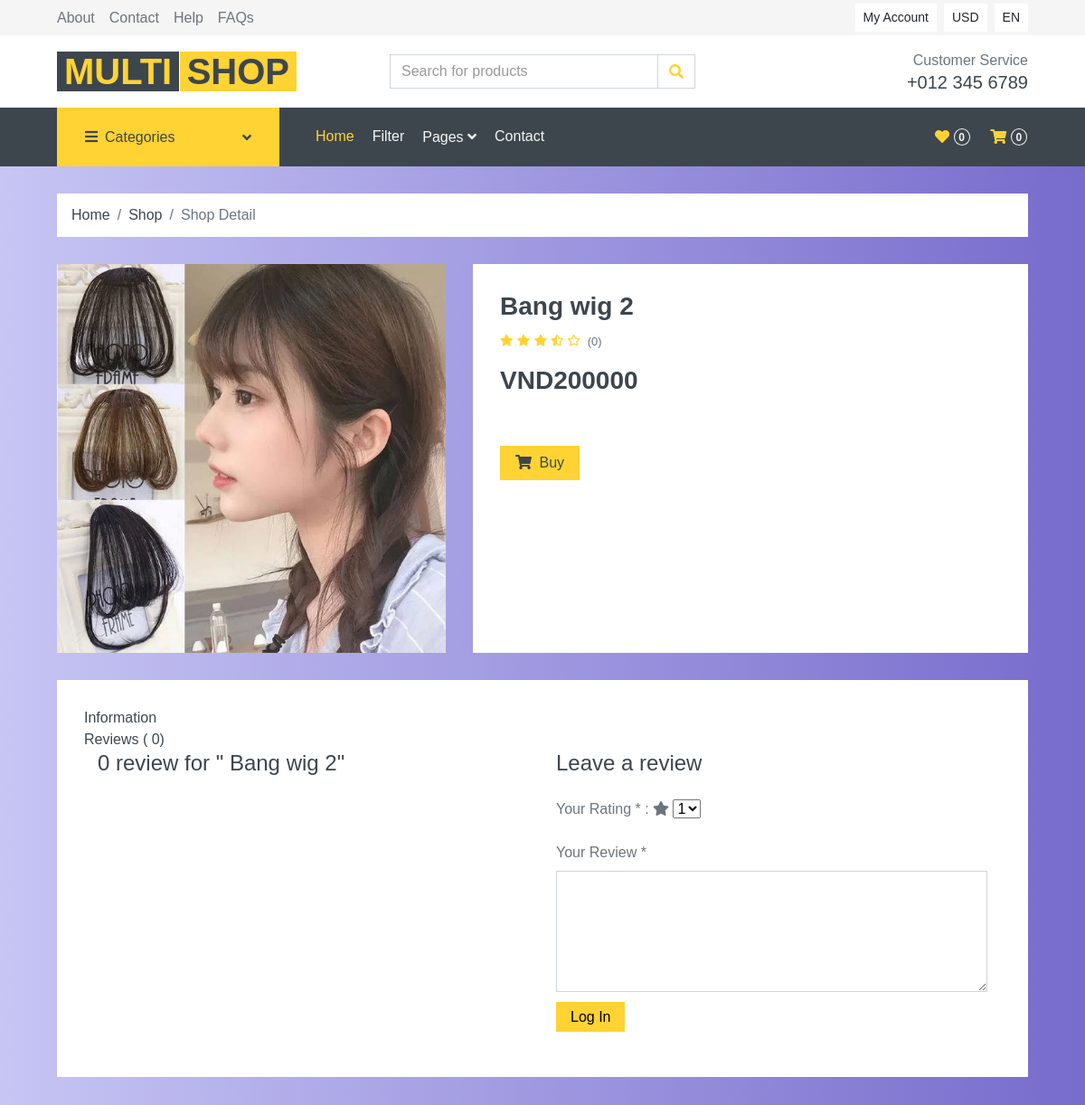
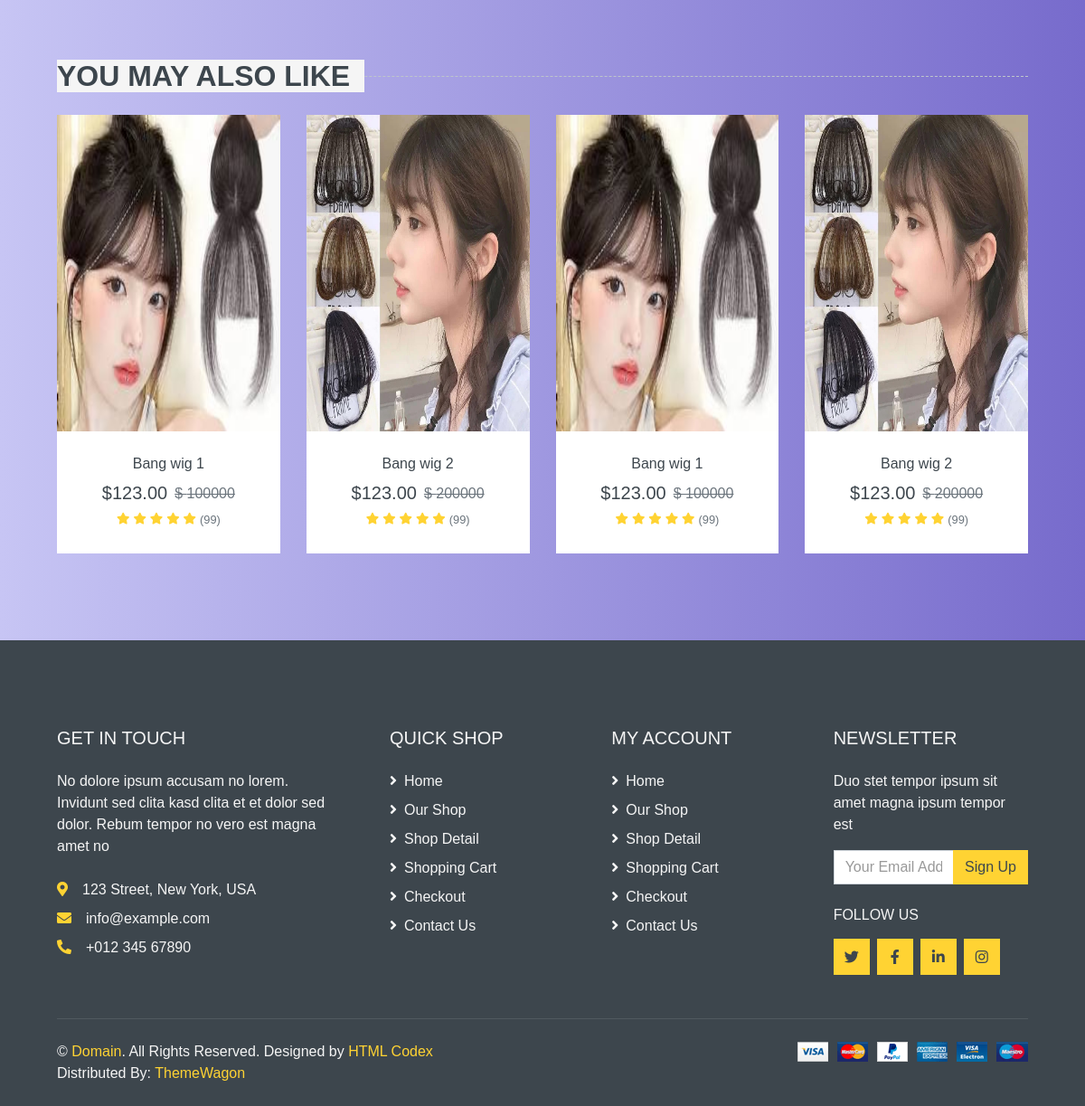
Screenshot of /detail.php?idProduct=2 with the database file from the repository (2 pictures, top to bottom).
### tables this page shows
CREATE TABLE `product` (
  `id` int(11) NOT NULL,
  `name` varchar(50) NOT NULL,
  `image` text NOT NULL,
  `color` varchar(10) NOT NULL,
  `price` float NOT NULL,
  `category` varchar(20) NOT NULL,
  `date` datetime NOT NULL,
  `infomation` text NOT NULL,
  `star` float NOT NULL,
  `number_sell` int(11) NOT NULL
);

### detail.php (the view, shortened to what the rows shown need)
<!DOCTYPE html>
<html lang="en">
<head>
    <link href="https://cdnjs.cloudflare.com/ajax/libs/font-awesome/5.10.0/css/all.min.css" rel="stylesheet">
    <link href="lib/animate/animate.min.css" rel="stylesheet">
    <link href="lib/owlcarousel/assets/owl.carousel.min.css" rel="stylesheet">
    <link href="css/style.css" rel="stylesheet">
    <link rel="stylesheet" href="css/menu.css">
</head>
<body>
    <?php
    include('control.php');
    ?>
    <?php include('menu.php') ?>
    <?php
    $idProduct = $_GET['idProduct'];
    $getProduct = $getdata->get_product($idProduct);
    foreach ($getProduct as $getpro)
    ?>
    <div class="container-fluid pb-5">
        <div class="row px-xl-5">
            <div class="col-lg-5 mb-30">
                <div id="product-carousel" class="carousel slide" data-ride="carousel">
                    <div class="carousel-inner bg-light">
                        <div class="carousel-item active">
                            <img class="w-100 h-100"
                                src="bs-advance-admin/advance-admin/img/<?php echo $getpro['image'] ?>" alt="Image">
                        </div>
                    </div>
                </div>
            </div>
            <div class="col-lg-7 h-auto mb-30">
                <div class="h-100 bg-light p-30">
                    <h3>
                        <?php echo $getpro['name'] ?>
                    </h3>
                    <div class="d-flex mb-3">
                        <div class="text-primary mr-2">
                            <small class="fas fa-star"></small>
                            <small class="fas fa-star"></small>
                            <small class="fas fa-star"></small>
                            <small class="fas fa-star-half-alt"></small>
                            <small class="far fa-star"></small>
                        </div>
                        <small class="pt-1">(<?php echo $getpro['number_sell'] ?>)</small>
                    </div>
                    <h3 class="font-weight-semi-bold mb-4">VND<?php echo $getpro['price'] ?></h3>
                    <form action="" method="post">
                        <div class="d-flex align-items-center mb-4 pt-2">
                        </div>
                    </form>
                </div>
            </div>
        </div>
        <div class="row px-xl-5">
            <div class="col">
                <div class="bg-light p-30">
                    <div class="mb-4">
                        <div>
                            <?php
                            $selectReview = $getdata->sereview($idProduct);
                            $row = mysqli_num_rows($selectReview);
                            ?>
                            <div class="tab-pane tab-content">
                                <div style="display: flex;">
                                    <div class="col-md-6">
                                        <h4 class="mb-4">
                                            <?php echo $row ?> review for "
                                            <?php echo $getpro['name'] ?>"
                                        </h4>
                                    </div>
                                </div>
                            </div>
                        </div>
                    </div>
                </div>
            </div>
        </div>
    </div>
    <div class="container-fluid py-5">
        <h2 class="section-title position-relative text-uppercase mx-xl-5 mb-4">
            <span class="bg-secondary pr-3">You May Also Like</span>
        </h2>
        <div class="row px-xl-5">
            <div class="col">
                <div class="owl-carousel related-carousel">
                    <?php
                    $getcategory = $getdata->getcategory($_GET['idProduct']);
                    foreach ($getcategory as $category)
                        $select_product_may_like = $getdata->select5category($category['category']);
                    foreach ($select_product_may_like as $product_may_like) {
                        ?>
                        <div class="product-item bg-light">
                            <div class="product-img position-relative overflow-hidden">
                                <img class="img-fluid w-100" style="height: 350px"
                                    src="bs-advance-admin/advance-admin/img/<?php echo $product_may_like['image'] ?>"
                                    alt="Image">
                                <div class="product-action">
                                </div>
                            </div>
                            <div class="text-center py-4">
                                <a class="h6 text-decoration-none text-truncate" href="">
                                    <?php echo $product_may_like['name'] ?>
                                </a>
                                <div class="d-flex align-items-center justify-content-center mt-2">
                                    <h5>$123.00</h5>
                                    <h6 class="text-muted ml-2"><del>$
                                            <?php echo $product_may_like['price'] ?>
                                        </del></h6>
                                </div>
                                <div class="d-flex align-items-center justify-content-center mb-1">
                                    <small class="fa fa-star text-primary mr-1"></small>
                                    <small class="fa fa-star text-primary mr-1"></small>
                                    <small class="fa fa-star text-primary mr-1"></small>
                                    <small class="fa fa-star text-primary mr-1"></small>
                                    <small class="fa fa-star text-primary mr-1"></small>
                                    <small>(99)</small>
                                </div>
                            </div>
                        </div>
                    <?php } ?>
                </div>
            </div>
        </div>
    </div>
</body>
</html>

### rows the page displays
product: image (picture), name "Bang wig 2", number_sell "0", price "200000"
product: image (picture), name "Bang wig 1", price "100000"

### other values shown
$row "0"
